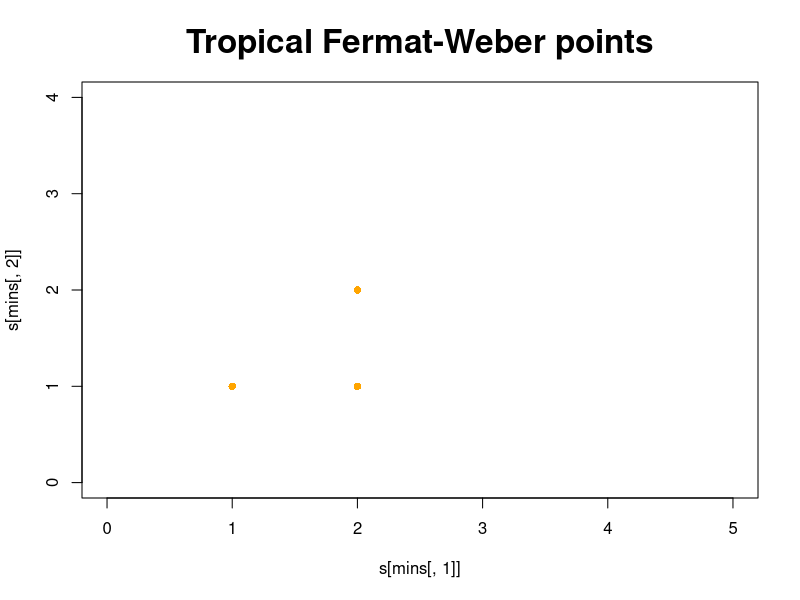
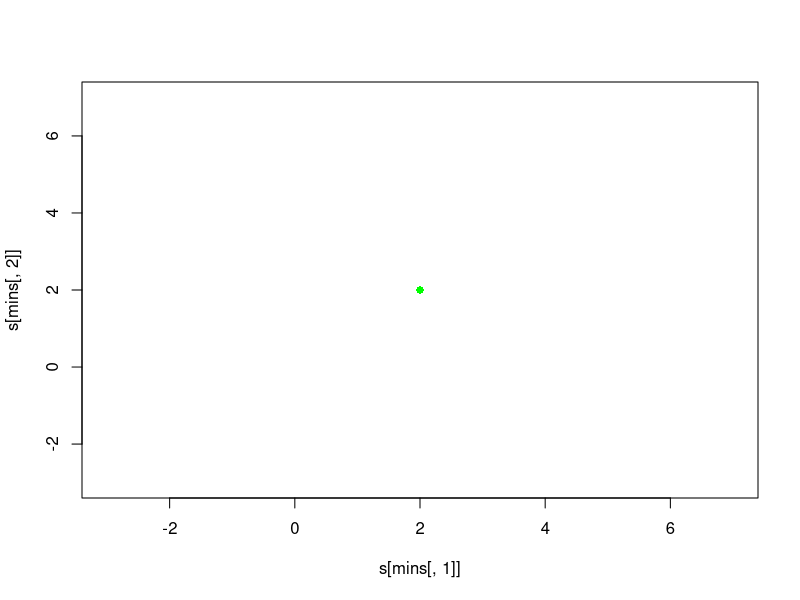
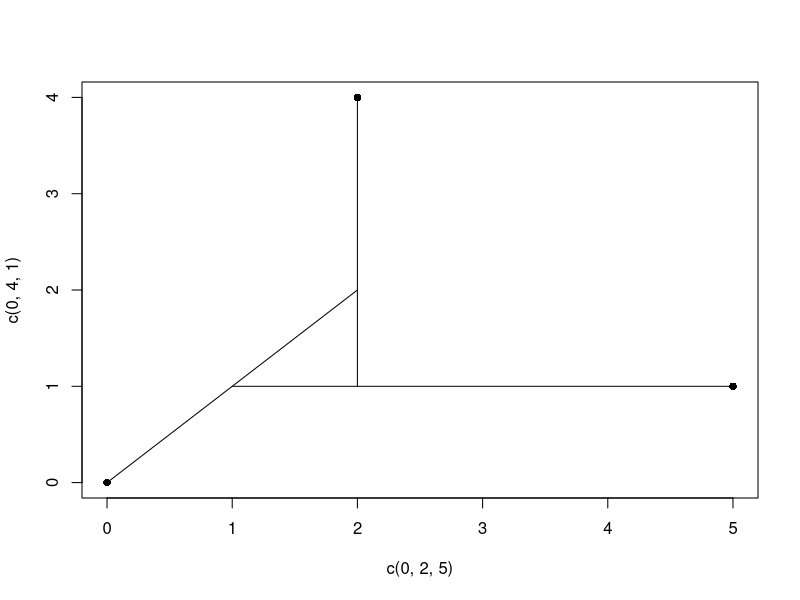
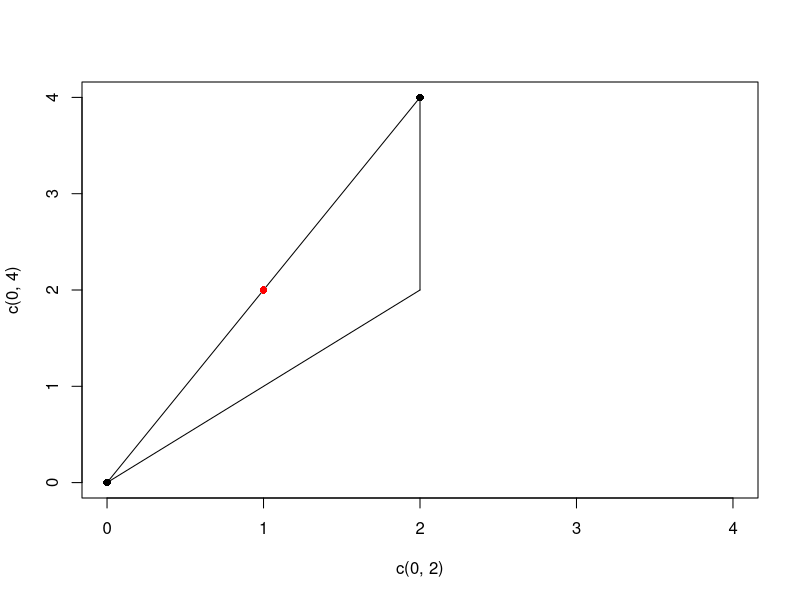

The R source for these figures, in order: (Note: this script raises an error after producing the figures.)
a = c(0,0)
b = c(2,4)
c = c(5,1)

a = c(0,4)
b = c(3,0)
c = c(5, 6)

a = c(0,0)
b = c(448,449)
c = c(452,256)

a = c(0,0)
b = c(3,1)
c=c(2,5)
P<- matrix(c(a,b,c),nrow=length(a))

dtr <- function (x, y){
  x = c(0,x)
  y = c(0,y)
  return (max(x-y) - min(x-y))
}
sosd <- function (d, mu, P) {
  sos = 0
  for (i in 1:ncol(P)){
    x = P[,i]
    sos = sos + d(x,mu)^2
  }
  return (sos)
}


sosd <- function (d, mu, P) {
  sos = 0
  mu = c(0,mu)
  for (i in 1:ncol(P)){
    x = c(0,P[,i])
    sos = sos + d(x,mu)^2
  }
  return (sos)
}

sod <- function (d, mu, P) {
  sod = 0
  mu = c(0,mu)
  for (i in 1:ncol(P)){
    x = c(0,P[,i])
    sod = sod + d(x,mu)
  }
  return (sod)
}

sod(dtr, c(1,1), P)
sod(dtr, c(2,1), P)
sod(dtr, c(2,2), P)



s <- seq(0,450, by = 1)
ls = length(s)
ssq <- matrix(NA, ls, ls)

for (i in 1:ls){
  for (j in 1:ls){
    mu = c(s[i],s[j])
    ssq[i,j] = sod (dtr, mu, P)
  }
}
min(ssq)
mins <- which(ssq == min(ssq), arr.ind = T)
plot(s[mins[,1]], s[mins[,2]], type='p',pch=16, ylim=c(0,4), xlim= c(0,5), 
     col = 'orange', main='Tropical Fermat-Weber points', cex.main=2)
#points(c(0, 2, 5),c(0, 4, 1), pch = 16)

ssq <- matrix(NA, ls, ls)
for (i in 1:ls){
  for (j in 1:ls){
    mu = c(s[i],s[j])
    ssq[i,j] = sosd (dtr, mu, P)
  }
}
min(ssq)
mins <- which(ssq == min(ssq), arr.ind = T)
plot(s[mins[,1]], s[mins[,2]], type='p',pch=16, ylim=c(-3,7), xlim= c(-3,7), col = 'green')
plot(c(0, 2, 5),c(0, 4, 1), pch = 16)
lines (c(0,2), c(0,2))
lines(c(1,5), c(1,1))
lines (c(2,2), c(1,4))




plot(c(0, 2),c(0, 4),xlim=c(0,4), pch = 16)
lines (c(2,2), c(2,4))
lines(c(0,2), c(0,2))
lines(c(0,2),c(0,4))
points(1,2, col = 'red', pch = 16)

plot(c(, 3),c(4, 1), ylim = c(0,4), xlim = c(0,4),pch = 16)
lines(c(0,1), c(0, 1))
lines(c(1,2), c(1,1))

plot(c(0, 2),c(0, 1), ylim = c(0,2), pch = 16)
lines(c(0,1), c(0, 1))
lines(c(1,2), c(1,1))

plot(c(0, 3, 5),c(4, 0, 6), pch = 16)
lines(c(0,0), c(4,0))
lines(c(0,3), c(0,0))
lines(c(3,5), c(0,2))
lines(c(5,5), c(2,6))
lines(c(3,5), c(6,6))
lines(c(3,0) ,c(6,4))


plot(c(0, 448, 452), c(0, 449, 256), pch = 16)
lines(c(452, 448), c(256, 256))
lines(c(448, 448), c(256, 449))
lines(c(449, 448), c(449, 449))
lines(c(0, 449), c(0, 449))
lines(c(256, 452), c(256, 256))
points(256, 256)
points(s[mins[,1]], s[mins[,2]], type='p',pch=16,  col = 'green')


for (i in 1:nrow(mins)){
  fm <- c(s[mins[i,1]], s[mins[i,2]]) 
  print(c(dtr(P[,1], fm), dtr(P[,2], fm), dtr(P[,3], fm)))
}